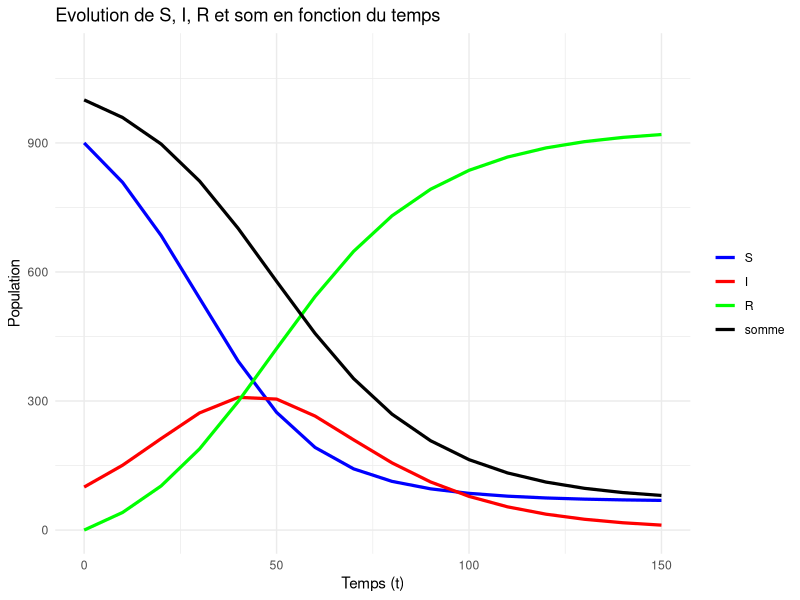

Write the R code that produced this figure.
library(ggplot2)
library(reshape2)

# Les fonctions dérivées

S_derive <- function(S, I,R, beta, gamma){
  return(-beta * S * I )
}

I_derive <- function(S, I,R, beta, gamma){
  return(beta * S * I - gamma * I)
}

R_derive <- function(S,I,R,beta,gamma){
  return(gamma*I)
}


# Les fonctions ki (Ki1,ki2, ki3) de Runge-Kutta pour l'ordre 6

# K1
k11 <- function(S, I,R, beta, gamma) {
  S_derive(S, I,R ,beta, gamma)
}

k12 <- function(S, I,R, beta, gamma) {
  I_derive(S, I,R, beta, gamma)
}
k13 <- function(S, I,R, beta, gamma) {
  R_derive(S, I,R, beta, gamma)
}

# K2
k21 <- function(S, I, R, beta, gamma) { 
  S_derive(S + 1/4 * k11(S, I, R, beta, gamma), I + 1/4 * k12(S, I, R, beta, gamma), R + 1/4 * k13(S, I, R, beta, gamma), beta, gamma) 
}
k22 <- function(S, I, R, beta, gamma) { 
  I_derive(S + 1/4 * k11(S, I, R, beta, gamma), I + 1/4 * k12(S, I, R, beta, gamma), R + 1/4 * k13(S, I, R, beta, gamma), beta, gamma) 
}
k23 <- function(S, I, R, beta, gamma) { 
  R_derive(S + 1/4 * k11(S, I, R, beta, gamma), I + 1/4 * k12(S, I, R, beta, gamma), R + 1/4 * k13(S, I, R, beta, gamma), beta, gamma) 
}


# K3
k31 <- function(S, I,R, beta, gamma) {
  S_derive(S + 1/4 * k21(S, I, R, beta, gamma), I + 1/4 * k22(S, I, R, beta, gamma), R + 1/4 * k23(S, I,R, beta, gamma), beta, gamma)
}
k32 <- function(S, I,R, beta, gamma) {
  I_derive(S + 1/4 * k21(S, I,R, beta, gamma), I + 1/4 * k22(S, I,R, beta, gamma),R + 1/4 * k23(S, I,R, beta, gamma), beta, gamma)
}
k33 <- function(S, I,R, beta, gamma) {
  R_derive(S + 1/4 * k21(S, I,R, beta, gamma), I + 1/4 * k22(S, I,R, beta, gamma),R + 1/4 * k23(S, I,R, beta, gamma), beta, gamma)
}


# K4
k41 <- function(S, I,R, beta, gamma) {
  S_derive(S + 1/2 * k31(S, I,R, beta, gamma), I + 1/2 * k32(S, I,R, beta, gamma),R + 1/2 * k33(S, I,R, beta, gamma), beta, gamma)
}
k42 <- function(S, I,R, beta, gamma) {
  I_derive(S + 1/2 * k31(S, I,R, beta, gamma), I + 1/2 * k32(S, I,R, beta, gamma),R + 1/2 * k33(S, I,R, beta, gamma), beta, gamma)
}
k43 <- function(S, I,R, beta, gamma) {
  R_derive(S + 1/2 * k31(S, I,R, beta, gamma), I + 1/2 * k32(S, I,R, beta, gamma),R + 1/2 * k33(S, I,R, beta, gamma),beta, gamma)
}


# K5
k51 <- function(S, I,R, beta, gamma) {
  S_derive(S + 3/4 * k41(S, I,R, beta, gamma), I + 3/4 * k42(S, I,R, beta, gamma), R + 3/4 * k43(S, I,R, beta, gamma),beta, gamma)
}
k52 <- function(S, I,R, beta, gamma) {
  I_derive(S + 3/4 * k41(S, I,R, beta, gamma), I + 3/4 * k42(S, I,R, beta, gamma),R + 3/4 * k43(S, I,R, beta, gamma), beta, gamma)
}
k53 <- function(S, I,R, beta, gamma) {
  R_derive(S + 3/4 * k41(S, I,R, beta, gamma), I + 3/4 * k42(S, I,R, beta, gamma),R + 3/4 * k43(S, I,R, beta, gamma), beta, gamma)
}


# K6
k61 <- function(S, I,R, beta, gamma) {
  S_derive(S + k51(S, I,R, beta, gamma), I + k52(S, I, R,beta, gamma),R + k53(S, I, R,beta, gamma), beta, gamma)
}
k62 <- function(S, I,R, beta, gamma) {
  I_derive(S + k51(S, I,R, beta, gamma), I + k52(S, I,R, beta, gamma),R + k53(S, I,R, beta, gamma), beta, gamma)
}
k63 <- function(S, I,R, beta, gamma) {
  R_derive(S + k51(S, I,R, beta, gamma), I + k52(S, I,R, beta, gamma), R + k53(S, I,R, beta, gamma),beta, gamma)
}



# Les fontions de Runge-Kutta à chaque instant:
Runge_kutta6 <- function(S, I,R, beta, gamma, pas, T){
  t <- seq(0, T, by = pas)
  S_result <- c(S)
  I_result <- c(I)
  R_result <- c(R)
  
  for(i in 2:length(t)){
    k1_1 <- k11(S_result[i-1], I_result[i-1],R_result[i-1], beta, gamma)
    k1_2 <- k12(S_result[i-1], I_result[i-1], R_result[i-1],beta, gamma)
    k1_3 <- k13(S_result[i-1], I_result[i-1], R_result[i-1],beta, gamma)
    
    k2_1 <- k21(S_result[i-1], I_result[i-1],R_result[i-1], beta, gamma)
    k2_2 <- k22(S_result[i-1], I_result[i-1],R_result[i-1], beta, gamma)
    k2_3 <- k23(S_result[i-1], I_result[i-1],R_result[i-1], beta, gamma)
    
    k3_1 <- k31(S_result[i-1], I_result[i-1],R_result[i-1], beta, gamma)
    k3_2 <- k32(S_result[i-1], I_result[i-1],R_result[i-1], beta, gamma)
    k3_3 <- k33(S_result[i-1], I_result[i-1],R_result[i-1], beta, gamma)
    
    k4_1 <- k41(S_result[i-1], I_result[i-1],R_result[i-1], beta, gamma)
    k4_2 <- k42(S_result[i-1], I_result[i-1],R_result[i-1], beta, gamma)
    k4_3 <- k43(S_result[i-1], I_result[i-1],R_result[i-1], beta, gamma)
    
    k5_1 <- k51(S_result[i-1], I_result[i-1],R_result[i-1], beta, gamma)
    k5_2 <- k52(S_result[i-1], I_result[i-1],R_result[i-1], beta, gamma)
    k5_3 <- k53(S_result[i-1], I_result[i-1],R_result[i-1], beta, gamma)
    
    k6_1 <- k61(S_result[i-1], I_result[i-1],R_result[i-1], beta, gamma)
    k6_2 <- k62(S_result[i-1], I_result[i-1],R_result[i-1], beta, gamma)
    k6_3 <- k63(S_result[i-1], I_result[i-1],R_result[i-1], beta, gamma)
    
    S_new <- S_result[i-1] + pas/90 * (7*k1_1 + 32*k3_1 + 12*k4_1 + 32*k5_1 + 7*k6_1) 
    I_new <- I_result[i-1] + pas/90 * (7*k1_2 + 32*k3_2 + 12*k4_2 + 32*k5_2 + 7*k6_2)
    R_new <- R_result[i-1] + pas/90 * (7*k1_3 + 32*k3_3 + 12*k4_3 + 32*k5_3 + 7*k6_3)
    
    
    S_result[i] <- S_new
    I_result[i] <- I_new
    R_result[i] <- R_new
  }
  somme = S_result + I_result 
  #Retourner le tableau des resultats
  return(data.frame(t = t, S = S_result, I = I_result, R = R_result, somme=somme))
}



# Exemple d'utilisation du model SIS:

# Les conditions initials:

S <- 900 #1000 subsbectible
I <- 100  #100 infecté
R <- 0    #0 recover
pas <- 10  #Pas de 5 jours
T <- 150  #Arrivant jusqu'a 180jours


gamma <- 0.04 # Taux de guérison (guérison en 10 jours en moyenne)
beta = 0.0001
R0 = 3       # On souhaite avoir un R0 autour de 3 pour une épidémie rapide mais réaliste


#Stocker les résultats sous forme de tableau
result <- Runge_kutta6(S, I,R, beta, gamma, pas, T)
#View(result)

# Affichage des graphes


# Transformer les données en format long pour ggplot
# Transformer les données en format long pour ggplot
result_long <- melt(result, id.vars = "t")
col_plots <- c("S" = "blue", "I" = "red", "R" = "green", "somme" = "black")  # Ajouter "som" à col_plots

# Utiliser ggplot pour créer le graphique
p <- ggplot(data = result_long, aes(x = t, y = value, colour = variable, group = variable)) +
  geom_line(size=1.1) +
  scale_y_continuous(limits = c(0, max(c(S, I, R, result$som) * 1.1))) +
  labs(x = "Temps (t)", y = "Population", title = "Evolution de S, I, R et som en fonction du temps") +
  theme_minimal() +
  scale_colour_manual(values = col_plots) +
  theme(legend.title = element_blank())


print(p)
# Note: Exécutez ce code dans R pour voir le graphique